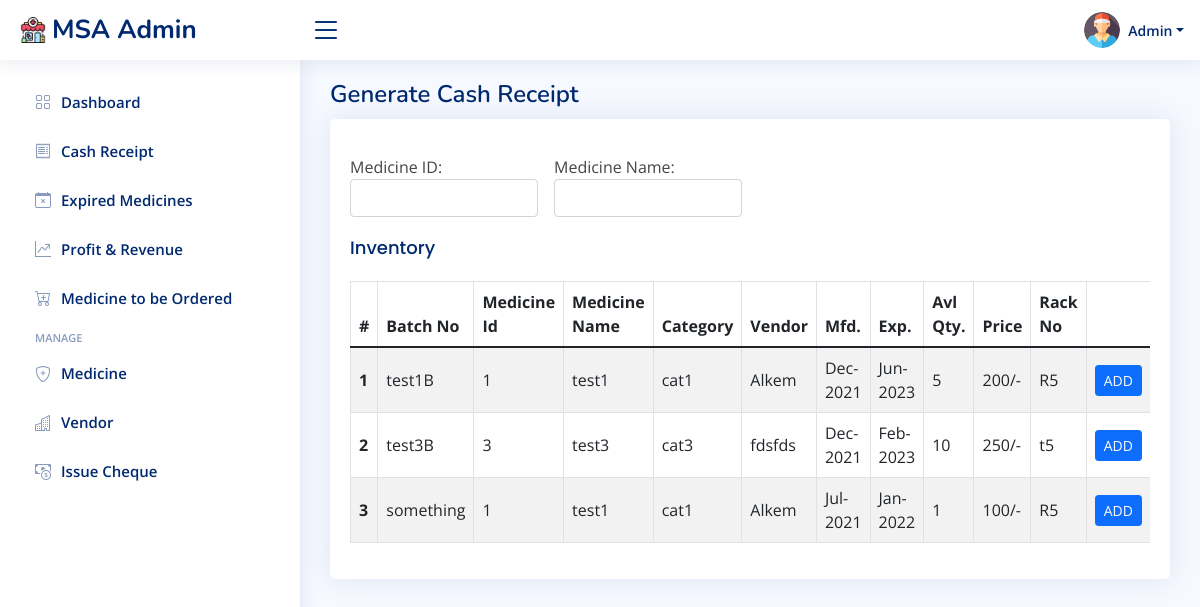
Page /cashReceipt.php (signed in) on the earlier database version.
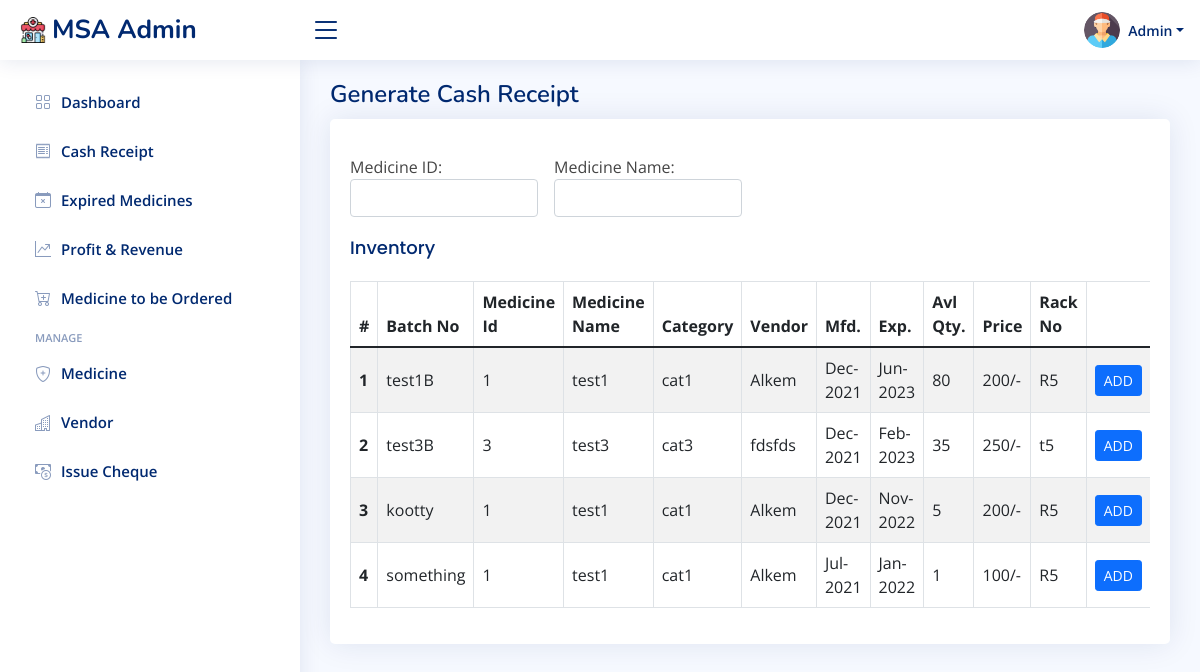
Same page on the later database version.
### tables this page shows
CREATE TABLE `medicine_stock` (
  `medicine_stock_id` int(11) NOT NULL,
  `medicine_id` int(11) NOT NULL,
  `batch_no` varchar(50) NOT NULL,
  `mfg` date NOT NULL,
  `exp` date NOT NULL,
  `quantity` varchar(50) NOT NULL,
  `purchase_price` varchar(50) NOT NULL,
  `selling_price` varchar(50) NOT NULL
);

### cashReceipt.php (the view, shortened to what this page needs)
<?php
  require "assets/php/dbConnection.php";
?>
<!DOCTYPE html>
<html lang="en">
<head>
  <?php require "assets/php/head.php"; ?>
</head>
<body>
  <?php require "assets/php/nav.php"; ?>
  <?php require "assets/php/sidebar.php"; ?>
  <main id="main" class="main">
    <div class="pagetitle">
      <h1>Generate Cash Receipt</h1>
    </div>
      <div class="row">
        <div class="col-12">
          <div class="card">
            <div class="card-body" >
                <div class="row g-3" style="margin-top: 20px;">
                    <div class="col-md-4 col-lg-3 col-xxl-2">
                    Medicine ID: <input type="text" class="form-control" onkeyup="tableContents(this.value,1)" id="medicineId" required>
                    </div>
                    <div class="col-md-4 col-lg-3 col-xxl-2">
                    Medicine Name: <input type="text" class="form-control" onkeyup="tableContents(this.value,2)" id="medicineName" required>
                    </div>
                </div>
                <h5 class="card-title">Inventory</h5>
                <div style="overflow: auto;">
                    <table class="table table-striped table-bordered">
                      <thead>
                        <tr>
                          <th scope="col">#</th>
                          <th scope="col">Batch No</th>
                          <th scope="col">Medicine Id</th>
                          <th scope="col">Medicine Name</th>
                          <th scope="col">Category</th>
                          <th scope="col">Vendor</th>
                          <th scope="col">Mfd.</th>
                          <th scope="col">Exp.</th>
                          <th scope="col">Avl Qty.</th>
                          <th scope="col">Price</th>
                          <th scope="col">Rack No</th>
                          <th scope="col"></th>
                        </tr>
                      </thead>
                      <tbody id="tbody">
                        <?php
                          $sql="SELECT * FROM medicine_stock WHERE quantity!='0' AND exp>CURDATE()+INTERVAL 1 MONTH";
                          $result = $conn->query($sql);
                          $i=0;
                          while($row = $result->fetch_assoc()){
                            $sql2 = "SELECT * FROM medicine WHERE medicine_id=".$row["medicine_id"];
                            $result2 = $conn->query($sql2);
                            $row2 = $result2->fetch_assoc();
                            $sql3 = "SELECT name FROM vendor WHERE vendor_id=".$row2["vendor_id"];
                            $result3 = $conn->query($sql3);
                            $row3 = $result3->fetch_assoc();
                        ?>
                        <tr class="align-middle">
                          <th scope="row"><?php echo $i+1; ?></th>
                          <td><?php echo $medicineBatchNo[$i]=$row["batch_no"]; ?></td>
                          <td><?php echo $medicineId[$i]=$row["medicine_id"]; ?></td>
                          <td><?php echo $medicineName[$i]=$row2["name"]; ?></td>
                          <td><?php echo $medicineCategory[$i]=$row2["category"]; ?></td>
                          <td><?php echo $medicineVendor[$i]=$row3["name"]; ?></td>
                          <td><?php echo $medicineMfg[$i]=date_format(date_create($row["mfg"]),"M-Y"); ?></td>
                          <td><?php echo $medicineExp[$i]=date_format(date_create($row["exp"]),"M-Y"); ?></td>
                          <td><?php echo $medicineAvlQuantity[$i]=$row["quantity"]; ?></td>
                          <td><?php echo $medicineSPrice[$i]=$row["selling_price"]; ?>/-</td>
                          <td><?php echo $medicineRack[$i]=$row2["rack"]; ?></td>
                          <td>
                              <form method="POST" action="cashReceipt.php">
                                  <button type="submit" class="btn btn-primary btn-sm" name="add" value="<?php echo $row["batch_no"]; ?>">ADD</button>
                              </form>
                          </td>
                        </tr>
                        <?php
                          $i++;
                          }
                        ?>
                      </tbody>
                    </table>
                </div>
            </div>
          </div>
        </div>
  </main>
</body>
</html>

Differences in the rows shown:
changed medicine_stock (number 1 of 4 on the later page): quantity "5" → "80"
changed medicine_stock (number 2 of 4 on the later page): quantity "10" → "35"
now on this page (row edited): medicine_stock: batch_no "kootty", medicine_id "1", name "test1", category "cat1", name "Alkem", mfg "Dec-2021", exp "Nov-2022", quantity "5", selling_price "200", rack "R5"
